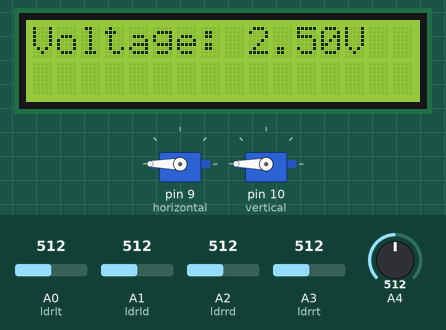
Bench run of a sketch on a simulated Arduino Uno, built with avr-gcc and run on an emulated ATmega328P. Parts: 2 × servo, 16×2 character LCD. The inputs (shaded band) are chosen by the test bench; at power-on: A0 (ldrlt) = 512, A3 (ldrrt) = 512, A2 (ldrrd) = 512, A1 (ldrld) = 512, A4 = 512. What the sketch prints to the serial monitor is not drawn.

Above: at 3.7 s.
3.8 s: A0 (ldrlt) set to 682
6.8 s: A0 (ldrlt) set to 704
At 8.7 s:
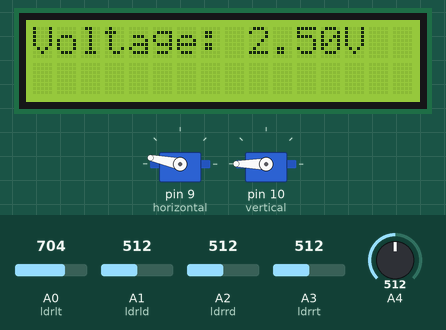
At 9.42 s:
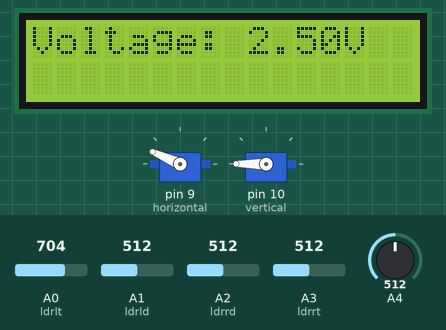
9.7 s: A3 (ldrrt) set to 155
12.7 s: A3 (ldrrt) set to 129
14.5 s: A2 (ldrrd) set to 485
At 14.7 s:
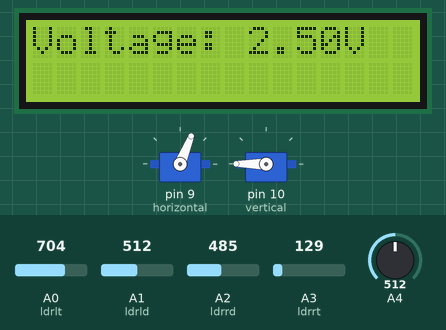
16.9 s: A1 (ldrld) set to 716
At 17.48 s:
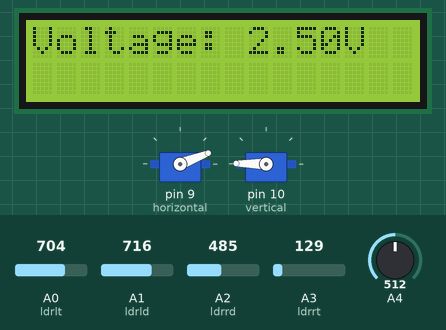
Timing chart, 0 to 22.5 s (numbered marks = the images above; inputs shaded):
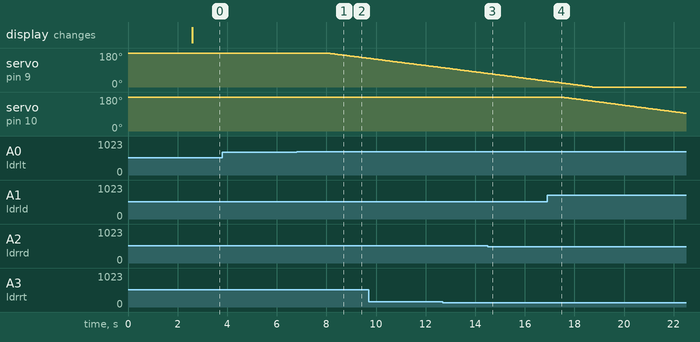

The sketch:

AnalogInOutSerialfinalprojectcode.ino
```cpp
#include <Wire.h>
#include <Servo.h>
#include <LiquidCrystal_I2C.h>

LiquidCrystal_I2C lcd(0x27, 16, 2);

Servo horizontal;
Servo vertical;

int servoh = 200;
int servov = 220;

int servohLimitHigh = 360;
int servohLimitLow = 0;
int servovLimitHigh = 220;
int servovLimitLow = 0;

int ldrlt = A0;
int ldrrt = A3;
int ldrld = A1;
int ldrrd = A2;
void setup() {
  Serial.begin(9600);

  horizontal.attach(9);
  vertical.attach(10);

  horizontal.write(servoh);
  vertical.write(servov);
  delay(2500);

  lcd.begin(16, 2);
  lcd.backlight();
  lcd.setCursor(0, 0);
  lcd.print("Voltage: ");
}

void loop() {
  int lt = analogRead(ldrlt);
  int rt = analogRead(ldrrt);
  int ld = analogRead(ldrld);
  int rd = analogRead(ldrrd);
  int dtime = 10;
  int tol = 90;
  int avt = (lt + rt) / 2;
  int avd = (ld + rd) / 2;
  int avl = (lt + ld) / 2;
  int avr = (rt + rd) / 2;
  int dvert = avt - avd;
  int dhoriz = avl - avr;
  Serial.print("lt: "); Serial.print(lt);
  Serial.print(" rt: "); Serial.print(rt);
  Serial.print(" ld: "); Serial.print(ld);
  Serial.print(" rd: "); Serial.println(rd);

  if (-1 * tol > dvert || dvert > tol) {
    if (avt > avd) {
      servov = ++servov;
      if (servov > servovLimitHigh) {
        servov = servovLimitHigh;
      }
    } else if (avt < avd) {
      servov = --servov;
      if (servov < servovLimitLow) {
        servov = servovLimitLow;
      }
    }
    vertical.write(servov);
  }

  if (-1 * tol > dhoriz || dhoriz > tol) {
    if (avl > avr) {
      servoh = --servoh;
      if (servoh < servohLimitLow) {
        servoh = servohLimitLow;
      }
    } else if (avl < avr) {
      servoh = ++servoh;
      if (servoh > servohLimitHigh) {
        servoh = servohLimitHigh;
      }
    } else if (avl == avr) {
      delay(5000);
    }
    horizontal.write(servoh);
  }

  Serial.print("servoh: "); Serial.print(servoh);
  Serial.print(" servov: "); Serial.println(servov);

  int solarPanelVoltage = analogRead(A4);
  float voltage = solarPanelVoltage * (5.0 / 1023.0);
  lcd.setCursor(9, 0);
  lcd.print(voltage);
  lcd.print("V  ");

  delay(10);
}
```

Measured:
- the behaviour switches between 693 and 694 on A0 (ldrlt) (found by bisection; images 0 and 1)
- the behaviour switches between 502 and 501 on A2 (ldrrd) (found by bisection; images 2 and 3)
- after the input at 3.8 s, every drawn part: stays the same
- after the input at 6.8 s, servo on pin 9 (horizontal): moves from 180° to 152° over 1.6 s, starting after 1.2 s
- after the input at 14.5 s, servo on pin 10 (vertical): stays 180° (without the input it goes to 179° after 0.61 s)
- after the input at 16.9 s, servo on pin 10 (vertical): moves from 180° to 93° over 5.0 s, starting after 0.58 s
